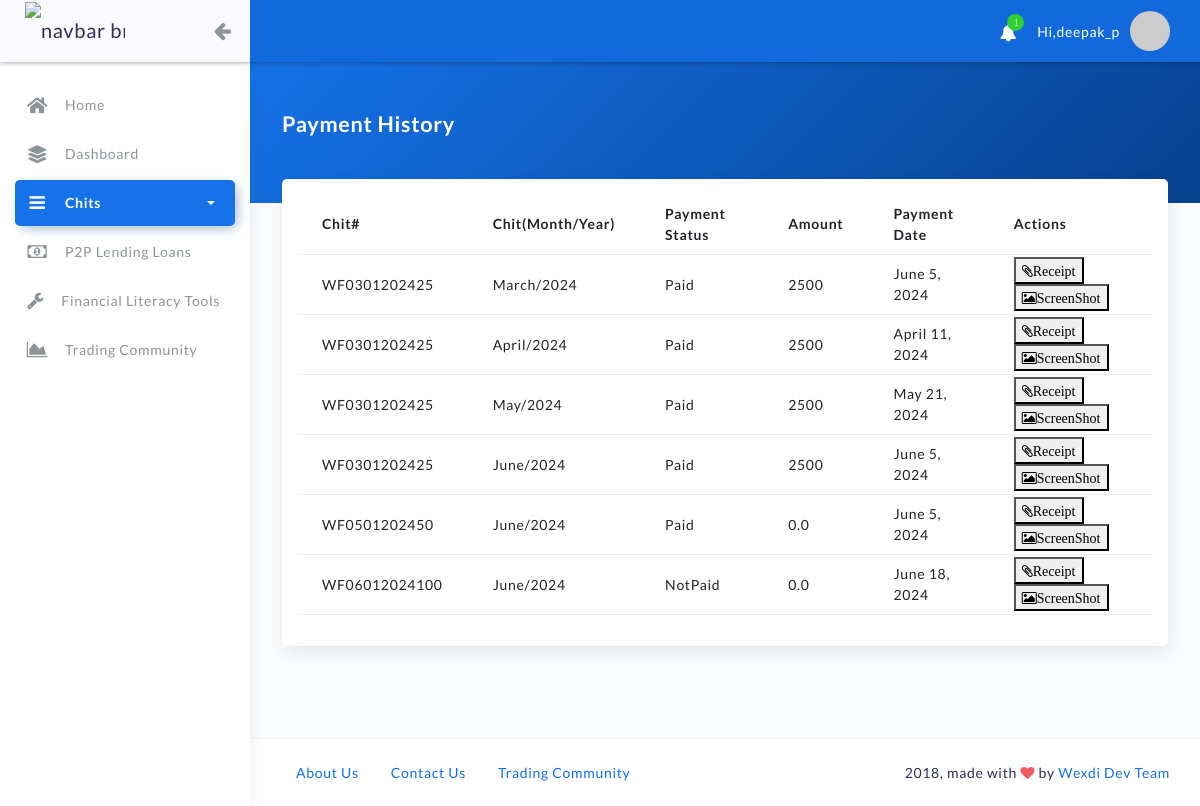
The page /history (signed in) on the database as committed earlier.
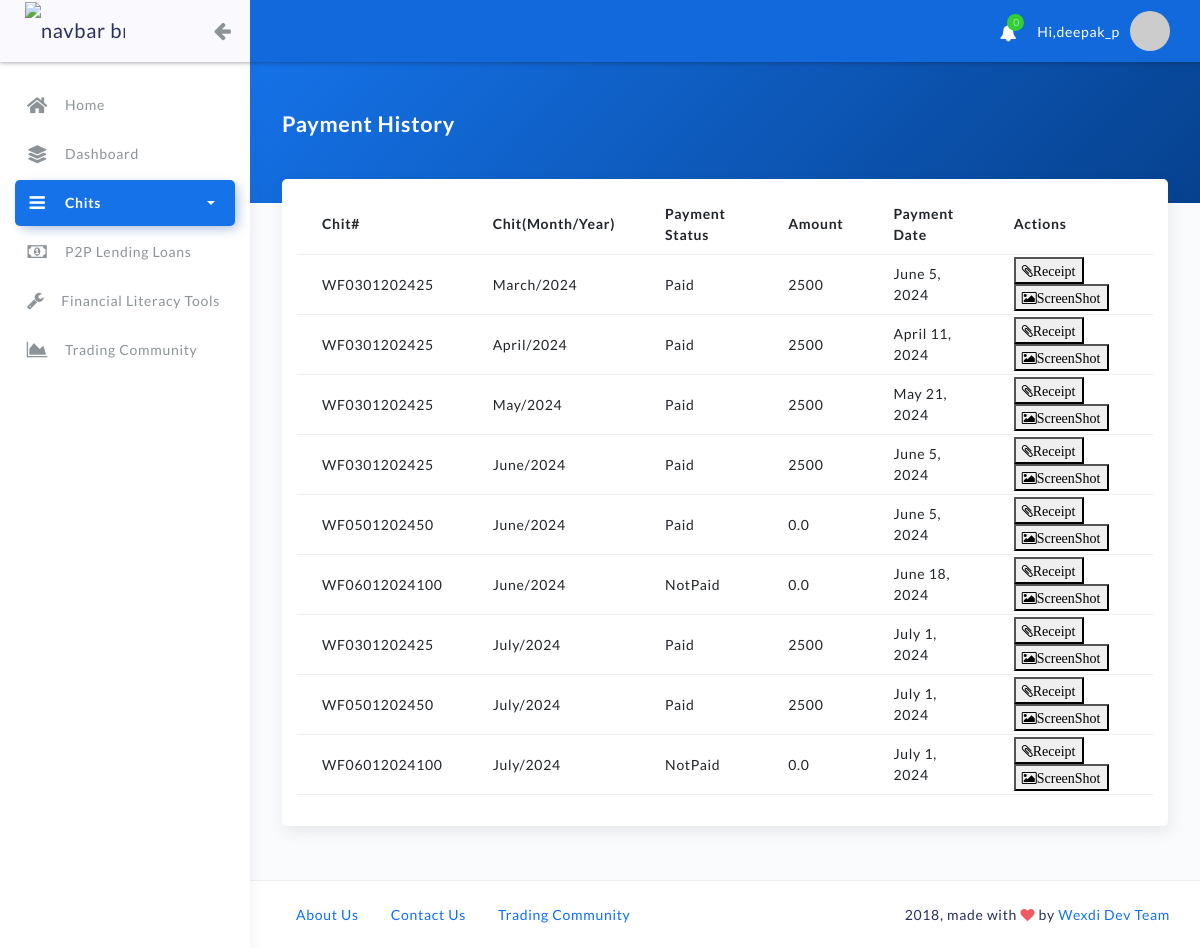
The same page on the database as committed later.
### chit/models.py (models this page shows)
class CustomerChitPaymentDetails(models.Model):
  chit_details = models.ForeignKey(ChitDetails,on_delete=models.CASCADE)
  customer_details = models.ForeignKey(User,on_delete=models.CASCADE)
  chit_month = models.CharField(max_length=9, choices=MONTH_CHOICES, default="January", blank=True)
  chit_year = models.CharField(max_length=255,blank=True)
  payment_status = models.CharField(max_length=9, choices=PAY_CHOICES, default="NotPaid")
  trans_id = models.CharField(max_length=555,default="")
  payment_file = models.FileField(upload_to="paymentfiles/" , default='paymentfiles/myfile.pdf')
  amount_paid = models.CharField(max_length=255, default=0.0)
  payment_date = models.DateField(default=datetime.now)
  amount_need_to_pay = models.CharField(max_length=255, default=0.0)

class ChitDetails(models.Model):
  chit_name = models.CharField(max_length=255)
  chit_total_amt = models.CharField(max_length=255)
  chit_taken_amt = models.CharField(max_length=255)
  chit_nottaken_amt = models.CharField(max_length=255)
  chit_isactive = models.BooleanField('Chit Status', default=False)
  chit_isstarted = models.BooleanField('Chit Started', default=False)
  chit_total_month_count = models.CharField(max_length=255,blank=True)
  chit_start_from = models.CharField(max_length=255,blank=True)
  chit_duedate_month = models.CharField(max_length=255,blank=True)
  chit_disbursedate_month = models.CharField(max_length=255,blank=True)
  chit_enrolldate_month = models.CharField(max_length=255,blank=True)
  chit_type = models.CharField(max_length=100, choices=CHIT_TYPE, default="Regular", blank=True)
  def __str__(self):
    return self.chit_name

### home/views.py (the view)
# urls.py: path('history',views.history,name="history"),
@login_required(login_url="my-login")
def history(request):
    cust_obj = CustomerChitPaymentDetails.objects.filter(customer_details__id=request.user.id)
    cust_obj_all = CustomerChitPaymentDetails.objects.filter(payment_status="Paid").order_by('-id')
    context = {}
    user_cpn_obj = ChitPaymentNotification.objects.filter(is_active=True,user_of_chit__id=request.user.id)
    user_cpn_obj_count = len(user_cpn_obj)
    context['user_cpn_obj_count']=user_cpn_obj_count
    context['user'] = request.user
    context['cust_obj'] = cust_obj
    context["cust_obj_all"] = cust_obj_all
    return render(request,'home/history.html', context)

### home/templates/home/history.html (shortened to what this page needs)
{% extends "home/base.html" %}
{% load static %}
{% block content %}
<div class="container">
    <div class="panel-header bg-primary-gradient">
        <div class="page-inner py-5">
            <div class="d-flex align-items-left align-items-md-center flex-column flex-md-row">
                <div>
                    <h2 class="text-white pb-2 fw-bold">Payment History</h2>
                </div>
            </div>
        </div>
    </div>
    <div class="page-inner mt--5">
       	 <div class="row row-card-no-pd">
            <div class="col-md-12">
                <div style="width: 100%; display: table;">
                    <div style="display: table-row">
                        <table id="table_id"  class="table">
                            <tr>
                                <th> Chit# </th>
                                <th>Chit(Month/Year)</th>
                                <th>Payment Status</th>
                                <th>Amount</th>
                                <th>Payment Date</th>
                                <th>Actions</th>
                            </tr>
                            {% for cc in cust_obj %}
                            <tr>
                                <td>{{cc.chit_details}}</td>
                                <td>{{cc.chit_month}}/{{cc.chit_year}}</td>
                                <td>{{cc.payment_status}}</td>
                                <td>{{cc.amount_paid}}</td>
                                <td>{{cc.payment_date}}</td>
                                <td><a href="receipt_print/{{cc.id}}/" target="_blank"><button><i class="fa fa-paperclip" aria-hidden="true" >Receipt</i></button></a>
                                    <a href='/media/{{cc.payment_file}}' target="_blank"><button><i class="fa fa-picture-o" aria-hidden="true">ScreenShot</i></button></a>
                                </td>
                            </tr>
                            {% endfor %}
                        </table>
                    </div>
                </div>
            </div>
        </div>
           </div>
</div>
{% endblock %}

### home/templates/home/nav.html (shortened to what this page needs)
<nav class="navbar navbar-header navbar-expand-lg" data-background-color="blue2">
    <div class="container-fluid">
        <ul class="navbar-nav topbar-nav ml-md-auto align-items-center">
            {% if user.is_authenticated %}
            <li class="nav-item dropdown hidden-caret">
                <a class="nav-link dropdown-toggle" href="#" id="notifDropdown" role="button" data-toggle="dropdown" aria-haspopup="true" aria-expanded="false">
                <i class="fa fa-bell"></i>
                <span class="notification">{{user_cpn_obj_count}}</span>
                </a>
            </li>
            <li class="nav-item dropdown hidden-caret">
               <font color=white> Hi,{{request.user}}</font>
            </li>
            <li class="nav-item dropdown hidden-caret">
                <a class="dropdown-toggle profile-pic" data-toggle="dropdown" href="#" aria-expanded="false">
                    <div class="avatar-sm">
                        <img src="https://via.placeholder.com/50" alt="..." class="avatar-img rounded-circle">
                    </div>
                </a>
            {% endif %}
            </li>
        </ul>
    </div>
</nav>

Rows that differ between the two databases and show on the page:
added CustomerChitPaymentDetails: chit_details "WF0301202425", chit_month "July", chit_year "2024", payment_status "Paid", amount_paid "2500", payment_date "July 1, 2024"
added CustomerChitPaymentDetails: chit_details "WF0501202450", chit_month "July", chit_year "2024", payment_status "Paid", amount_paid "2500", payment_date "July 1, 2024"
added CustomerChitPaymentDetails: chit_details "WF06012024100", chit_month "July", chit_year "2024", payment_status "NotPaid", amount_paid "0.0", payment_date "July 1, 2024"
Other text that changed with them:
{{ user_cpn_obj_count }}: "1" → "0"
